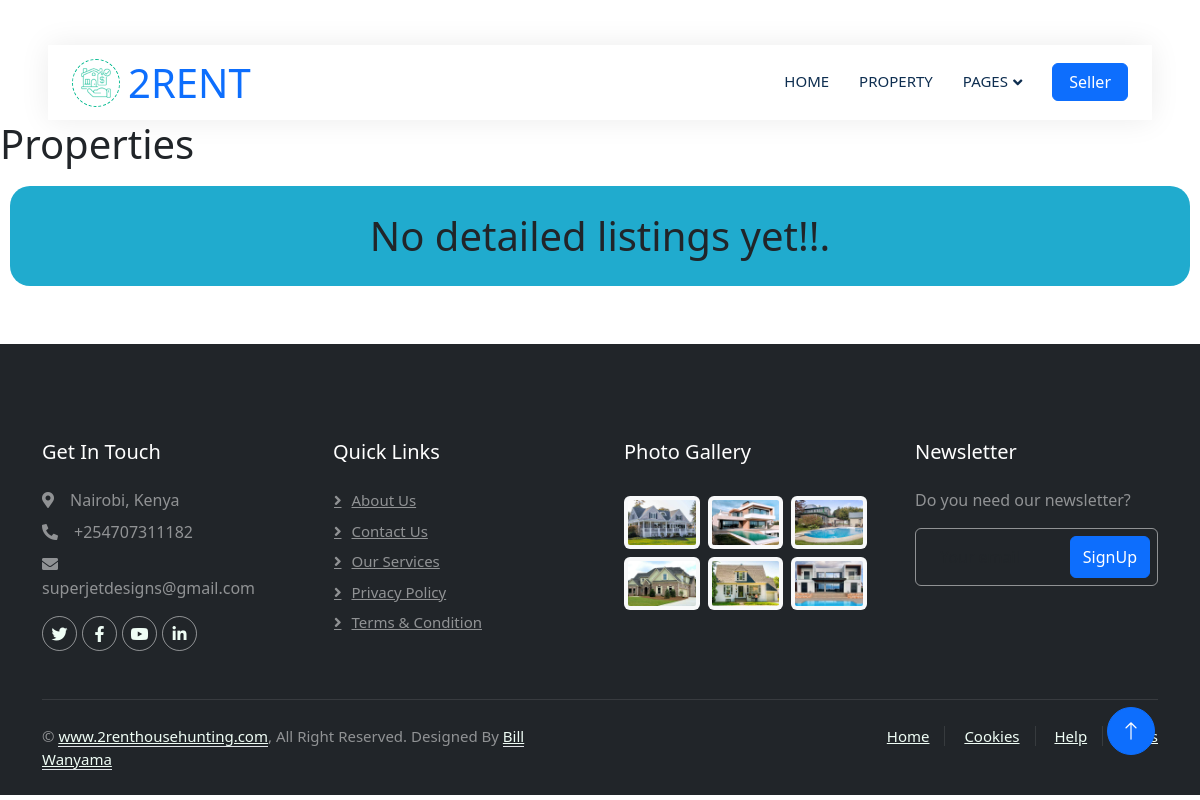
The page /properties on the database as committed earlier.
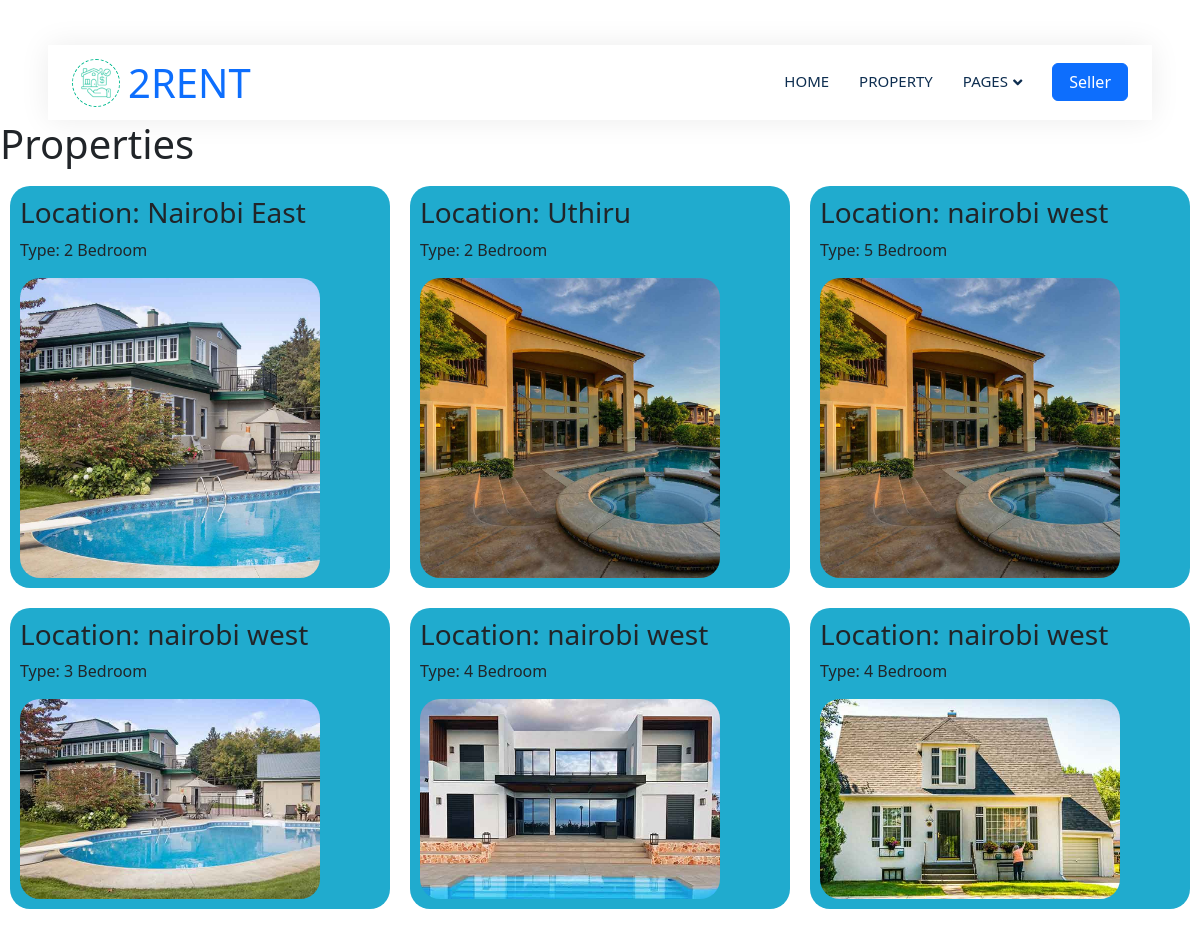
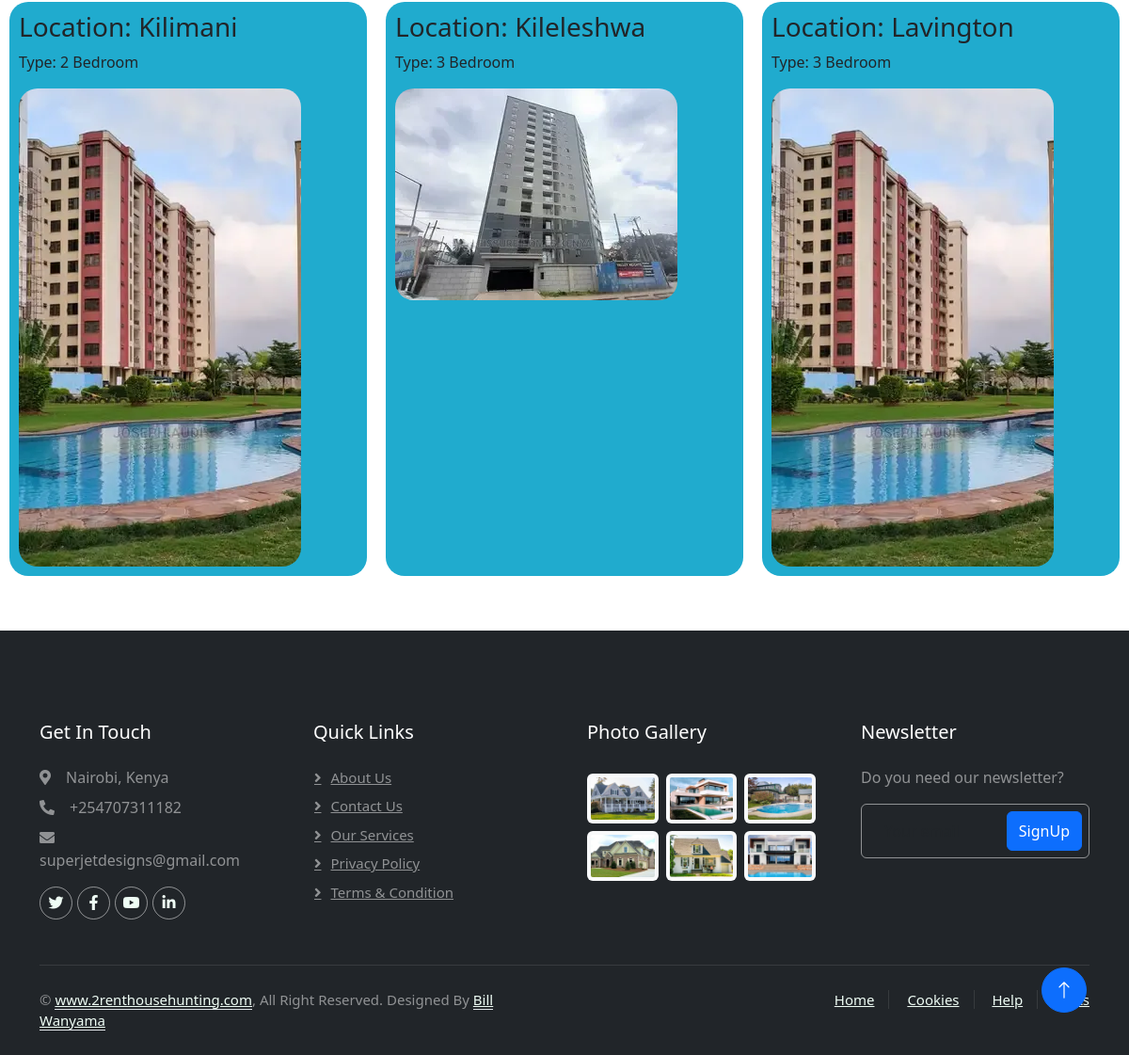
The same page on the database as committed later (2 pictures, top to bottom).
### tables this page shows
CREATE TABLE properties (id INTEGER PRIMARY KEY AUTOINCREMENT,location VARCHAR(35) NOT NULL, type VARCHAR(35) NOT NULL, image_path TEXT NOT NULL );

### app.py (the view)
@app.route('/properties')
def properties():
    conn = sqlite3.connect('database.db')
    c = conn.cursor()
    c.execute('SELECT * FROM properties')
    properties = c.fetchall()
    conn.close()
    return render_template('properties.html', properties=properties)

### templates/properties.html (shortened to what this page needs)
{% extends "layout.html" %}
{% block content %}
<!DOCTYPE html>
<html lang="en">
<head>
</head>
<body>
    <h1>Properties</h1>
    {% if properties %}
        <section class="justify-content-center" style="display: grid; grid-template-columns: 1fr 1fr 1fr;">
            {% for property in properties %}
                <div style="text-align: left; background-color: rgb(32, 171, 206); padding: 10px; margin: 10px; border-radius: 20px;">
                    <h3>Location: {{ property[1] }}</h3>
                    <p>Type: {{ property[2] }}</p>
                    <a href="{{ url_for('listings', username=property[0], property_id=property[7]) }}" style="text-decoration: none; color: inherit;">
                        <img src="{{ property[3] }}" alt="Property Image" style="max-width: 300px;border-radius: 20px;"><br>
                    </a>
                </div>
            {% endfor %}
        </section>
    {% else %}
    <section class="justify-content-center" style="display: grid; grid-template-columns: 1fr;">
            <div style="text-align: center; background-color: rgb(32, 171, 206); padding: 10px; margin: 10px; border-radius: 20px;">
        <p><h1>No detailed listings yet!!.</h1></p>
    </div>
</section>
    {% endif %}
</body>
{% endblock %}

### templates/layout.html (shortened to what this page needs)
<!DOCTYPE html>
<html lang="en">
<head>
    <link href="https://cdnjs.cloudflare.com/ajax/libs/font-awesome/5.10.0/css/all.min.css" rel="stylesheet">
    <link href="https://cdn.jsdelivr.net/npm/bootstrap-icons@1.4.1/font/bootstrap-icons.css" rel="stylesheet">
    <link href="lib/animate/animate.min.css" rel="stylesheet">
    <link href="lib/owlcarousel/assets/owl.carousel.min.css" rel="stylesheet">
    <link href="/static/static/css/bootstrap.min.css" rel="stylesheet">
    <link href="/static/static/css/style.css" rel="stylesheet">
</head>
<body>
    <div class="container-xxl bg-white p-0">
        <div class="container-fluid nav-bar bg-transparent">
            <nav class="navbar navbar-expand-lg bg-white navbar-light py-0 px-4">
                <a href="/" class="navbar-brand d-flex align-items-center text-center">
                    <div class="icon p-2 me-2">
                        <img class="img-fluid" src="static/images/icon-villa.png" alt="Icon" style="width: 30px; height: 30px;">
                    </div>
                    <h1 class="m-0 text-primary">2RENT</h1>
                </a>
                <div class="collapse navbar-collapse" id="navbarCollapse">
                    <div class="navbar-nav ms-auto">
                        <a href="/" class="nav-item nav-link">Home</a>
                        <a href="properties" class="nav-item nav-link">Property</a>
                        <div class="nav-item dropdown">
                            <a href="#" class="nav-link dropdown-toggle" data-bs-toggle="dropdown">Pages</a>
                        </div>
                    </div>
                    <a href="login" class="btn btn-primary px-3 d-none d-lg-flex">Seller</a>
                </div>
            </nav>
        </div>
        {% block content %}
        {% endblock %}
        <div class="container-fluid bg-dark text-white-50 footer pt-5 mt-5 wow fadeIn" data-wow-delay="0.1s">
            <div class="container py-5">
                <div class="row g-5">
                    <div class="col-lg-3 col-md-6">
                        <h5 class="text-white mb-4">Get In Touch</h5>
                        <p class="mb-2"><i class="fa fa-map-marker-alt me-3"></i>Nairobi, Kenya</p>
                        <p class="mb-2"><i class="fa fa-phone-alt me-3"></i>+254707311182</p>
                        <p class="mb-2"><i class="fa fa-envelope me-3"></i>superjetdesigns@gmail.com</p>
                        <div class="d-flex pt-2">
                            <a class="btn btn-outline-light btn-social" href=""><i class="fab fa-twitter"></i></a>
                            <a class="btn btn-outline-light btn-social" href=""><i class="fab fa-facebook-f"></i></a>
                            <a class="btn btn-outline-light btn-social" href=""><i class="fab fa-youtube"></i></a>
                            <a class="btn btn-outline-light btn-social" href=""><i class="fab fa-linkedin-in"></i></a>
                        </div>
                    </div>
                    <div class="col-lg-3 col-md-6">
                        <h5 class="text-white mb-4">Quick Links</h5>
                        <a class="btn btn-link text-white-50" href="">About Us</a>
                        <a class="btn btn-link text-white-50" href="">Contact Us</a>
                        <a class="btn btn-link text-white-50" href="">Our Services</a>
                        <a class="btn btn-link text-white-50" href="">Privacy Policy</a>
                        <a class="btn btn-link text-white-50" href="">Terms & Condition</a>
                    </div>
                    <div class="col-lg-3 col-md-6">
                        <h5 class="text-white mb-4">Photo Gallery</h5>
                        <div class="row g-2 pt-2">
                            <div class="col-4">
                                <img class="img-fluid rounded bg-light p-1" src="img/property-1.jpg" alt="">
                            </div>
                            <div class="col-4">
                                <img class="img-fluid rounded bg-light p-1" src="img/property-2.jpg" alt="">
                            </div>
                            <div class="col-4">
                                <img class="img-fluid rounded bg-light p-1" src="img/property-3.jpg" alt="">
                            </div>
                            <div class="col-4">
                                <img class="img-fluid rounded bg-light p-1" src="img/property-4.jpg" alt="">
                            </div>
                            <div class="col-4">
                                <img class="img-fluid rounded bg-light p-1" src="img/property-5.jpg" alt="">
                            </div>
                            <div class="col-4">
                                <img class="img-fluid rounded bg-light p-1" src="img/property-6.jpg" alt="">
                            </div>
                        </div>
                    </div>
                    <div class="col-lg-3 col-md-6">
                        <h5 class="text-white mb-4">Newsletter</h5>
                        <p>Do you need our newsletter?</p>
                        <div class="position-relative mx-auto" style="max-width: 400px;">
                            <input class="form-control bg-transparent w-100 py-3 ps-4 pe-5" type="text" placeholder="Your email">
                            <button type="button" class="btn btn-primary py-2 position-absolute top-0 end-0 mt-2 me-2">SignUp</button>
                        </div>
                    </div>
                </div>
            </div>
            <div class="container">
                <div class="copyright">
                    <div class="row">
                        <div class="col-md-6 text-center text-md-start mb-3 mb-md-0">
                            &copy; <a class="border-bottom" href="#">www.2renthousehunting.com</a>, All Right Reserved.
							Designed By <a class="border-bottom" href="">Bill Wanyama</a>
                        </div>
                        <div class="col-md-6 text-center text-md-end">
                            <div class="footer-menu">
                                <a href="">Home</a>
                                <a href="">Cookies</a>
                                <a href="">Help</a>
                                <a href="">FQAs</a>
                            </div>
                        </div>
                    </div>
                </div>
            </div>
        </div>
        <a href="#" class="btn btn-lg btn-primary btn-lg-square back-to-top"><i class="bi bi-arrow-up"></i></a>
    </div>
</body>
</html>

### static/static/css/style.css (style rules this page uses)
:root { --primary: #00B98E; --secondary: #FF6922; --light: #EFFDF5; --dark: #0E2E50; }
.back-to-top { position: fixed; display: none; right: 45px; bottom: 45px; z-index: 99; }
.btn { transition: .5s; }
.btn.btn-primary, .btn.btn-secondary { color: #FFFFFF; }
.btn-lg-square { width: 48px; height: 48px; }
.btn-square, .btn-sm-square, .btn-lg-square { padding: 0; display: flex; align-items: center; justify-content: center; font-weight: normal; border-radius: 50px; }
.nav-bar { position: relative; margin-top: 45px; padding: 0 3rem; transition: .5s; z-index: 9999; }
.navbar { box-shadow: 0 0 30px rgba(0, 0, 0, .08); }
.navbar .dropdown-toggle::after { border: none; content: "\f107"; font-family: "Font Awesome 5 Free"; font-weight: 900; vertical-align: middle; margin-left: 5px; transition: .5s; }
.navbar-light .navbar-nav .nav-link { margin-right: 30px; padding: 25px 0; color: #FFFFFF; font-size: 15px; text-transform: uppercase; outline: none; }
.navbar-light .navbar-brand { height: 75px; }
.navbar-light .navbar-nav .nav-link { color: var(--dark); font-weight: 500; }
.icon { padding: 15px; display: inline-flex; align-items: center; justify-content: center; background: #FFFFFF !important; border-radius: 50px; border: 1px dashed var(--primary) !important; }
.footer .btn.btn-social { margin-right: 5px; width: 35px; height: 35px; display: flex; align-items: center; justify-content: center; color: var(--light); border: 1px solid rgba(255,255,255,0.5); border-radius: 35px; transition: .3s; }
.footer .btn.btn-link { display: block; margin-bottom: 5px; padding: 0; text-align: left; font-size: 15px; font-weight: normal; text-transform: capitalize; transition: .3s; }
.footer .btn.btn-link::before { position: relative; content: "\f105"; font-family: "Font Awesome 5 Free"; font-weight: 900; margin-right: 10px; }
.footer .form-control { border-color: rgba(255,255,255,0.5); }
.footer .copyright { padding: 25px 0; font-size: 15px; border-top: 1px solid rgba(256, 256, 256, .1); }
.footer .copyright a { color: var(--light); }
.footer .footer-menu a { margin-right: 15px; padding-right: 15px; border-right: 1px solid rgba(255, 255, 255, .1); }
.footer .footer-menu a:last-child { margin-right: 0; padding-right: 0; border-right: none; }

Rows that differ between the two databases and show on the page:
added properties: location "Nairobi East", type "2 Bedroom", image_path (picture)
added properties: location "Uthiru", type "2 Bedroom", image_path (picture)
added properties: location "nairobi west", type "5 Bedroom", image_path (picture)
added properties: location "nairobi west", type "3 Bedroom", image_path (picture)
added properties: location "nairobi west", type "4 Bedroom", image_path (picture)
added properties: location "nairobi west", type "4 Bedroom", image_path (picture)
added properties: location "Kilimani", type "2 Bedroom", image_path (picture)
added properties: location "Kileleshwa", type "3 Bedroom", image_path (picture)
added properties: location "Lavington", type "3 Bedroom", image_path (picture)
Other text that changed with them:
text no longer shown: "No detailed listings yet!!."
